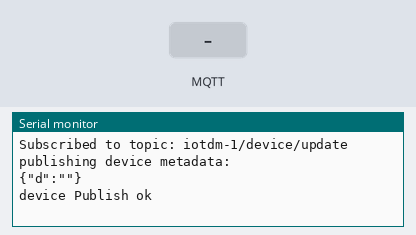
The sketch below on a simulated ESP8266 (NodeMCU). Parts: the last lines printed to the serial monitor. The test bench sets the inputs (shaded band). WiFi joins after 1.5 s; servers stay silent unless stated; the local clock reads 2024-03-15 10:24:30 at power-on unless the sketch sets it; no MQTT or app messages arrive unless stated. At 7.5 s the program restarts the board; the recording ends there.

Above: at 2.7 s.
2.8 s: MQTT message "metadata" arrives on the first subscribed topic
At 2.96 s:
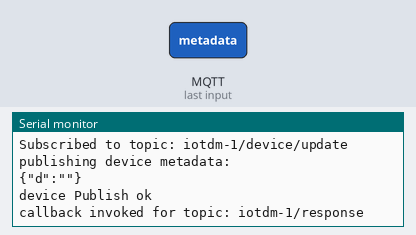
4.5 s: MQTT message "metadata" arrives on the third subscribed topic
At 5.0 s:
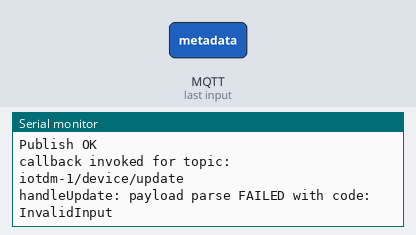

Measured:
- after the input at 2.8 s, the serial monitor: prints a new line at once (image 1)
- after the input at 4.5 s, the serial monitor: prints a new line at once (image 2)

The sketch:

secure_ibm_iot_example.ino
```cpp
#include <ESP8266WiFi.h>
#include "PubSubClient.h"
#include <time.h>
#include <ArduinoJson.h>
#include "certificates.h"

//-------- Customise these values -----------
const char* ssid = "<yourSSID>";
const char* password = "<yourPassword>";

#define ORG "quickstart" // "quickstart" or use your organisation
#define DEVICE_ID "Test5"
#define DEVICE_TYPE "ESP8266" // your device type or not used for "quickstart"
#define TOKEN "xxxxxxxxxxxxx" // your device token or not used for "quickstart"
//-------- Customise the above values --------

char server[] = ORG ".messaging.internetofthings.ibmcloud.com";
char authMethod[] = "use-token-auth";
char token[] = TOKEN;
char clientId[] = "d:" ORG ":" DEVICE_TYPE ":" DEVICE_ID;

const char publishTopic[] = "iot-2/evt/status/fmt/json";
const char responseTopic[] = "iotdm-1/response";
const char manageTopic[] = "iotdevice-1/mgmt/manage";
const char updateTopic[] = "iotdm-1/device/update";
const char rebootTopic[] = "iotdm-1/mgmt/initiate/device/reboot";

void callback(char* topic, byte* payload, unsigned int payloadLength);

BearSSL::WiFiClientSecure wifiClient;
PubSubClient client(server, 8883, callback, wifiClient);

int publishInterval = 3000; // 30 seconds
long lastPublishMillis;

void setup() {
  Serial.begin(115200); Serial.println();

  wifiConnect();
  mqttConnect();
  initManagedDevice();
}

void loop() {
  if (millis() - lastPublishMillis > publishInterval) {
    publishData();
    lastPublishMillis = millis();
  }

  if (!client.loop()) {
    mqttConnect();
    initManagedDevice();
  }
}

void setClock() {
  configTime(3 * 3600, 0, "pool.ntp.org", "time.nist.gov");

  Serial.print("Waiting for NTP time sync: ");
  time_t now = time(nullptr);
  while (now < 8 * 3600 * 2) {
    delay(500);
    Serial.print(".");
    now = time(nullptr);
  }
  Serial.println("");
  struct tm timeinfo;
  gmtime_r(&now, &timeinfo);
  Serial.print("Current time: ");
  Serial.print(asctime(&timeinfo));
}

void wifiConnect() {
  Serial.print("Connecting to "); Serial.print(ssid);
  WiFi.mode(WIFI_STA);
  WiFi.begin(ssid, password);
  while (WiFi.status() != WL_CONNECTED) {
    delay(500);
    Serial.print(".");
  }
  Serial.println();
  Serial.print("WiFi connected, IP address: "); Serial.println(WiFi.localIP());

  setClock();

  BearSSL::X509List *client_cert = new BearSSL::X509List(CLIENT_CERT);
  BearSSL::PrivateKey *client_key = new BearSSL::PrivateKey(CLIENT_KEY);
  wifiClient.setClientRSACert(client_cert, client_key);

  BearSSL::X509List *ca_cert = new BearSSL::X509List(CA_CERT);
  wifiClient.setTrustAnchors(ca_cert);
}

void mqttConnect() {
  if (!!!client.connected()) {

    //you can tell BearSSL not to check the certificate of the server
    //wifiClient.setInsecure();

    Serial.print("Connecting MQTT client to "); Serial.println(server);
    while (!!!client.connect(clientId, authMethod, token)) {
      Serial.print("failed, rc=");
      Serial.print(client.state());
      Serial.println("try again in 5 seconds");

      Serial.printf("SSLError: ");
      Serial.println (wifiClient.getLastSSLError());

      // Wait 5 seconds before retrying
      delay(5000);
    }

    Serial.println();
    Serial.println("MQTT connected!");
  }
}

void subscribeTopic(char* topic) {
  if (client.subscribe(topic)) {
    Serial.print("Subscribed to topic: "); Serial.println(topic);
  } else {
    Serial.print("ERROR subscribing to topic: "); Serial.println(topic);
  }
}

void initManagedDevice() {

  subscribeTopic((char*) responseTopic);
  subscribeTopic((char*) rebootTopic);
  subscribeTopic((char*) updateTopic);

  StaticJsonDocument<300> jsonBuffer;

  jsonBuffer["d"] = "";
  jsonBuffer["d"]["metadata"] = "";
  jsonBuffer["d"]["metadata"]["publishInterval"] = publishInterval;
  jsonBuffer["d"]["supports"] = "";
  jsonBuffer["d"]["supports"]["deviceActions"] = true;

  char buff[300];
  serializeJson(jsonBuffer, buff);

  Serial.println("publishing device metadata:"); Serial.println(buff);

  if (client.publish(manageTopic, buff)) {
    Serial.println("device Publish ok");
  } else {
    Serial.print("device Publish failed:");
  }
}

void publishData() {

  float temperature = 25.3;

  String payload = "{\"d\":{\"temperature\":";
  payload += temperature;
  payload += "}}";

  Serial.print("Sending payload: "); Serial.println(payload);

  if (client.publish(publishTopic, (char*) payload.c_str())) {
    Serial.println("Publish OK");
  } else {
    Serial.println("Publish FAILED");
  }
}

void callback(char* topic, byte* payload, unsigned int payloadLength) {
  Serial.print("callback invoked for topic: "); Serial.println(topic);

  if (strcmp (responseTopic, topic) == 0) {
    return; // just print of response for now
  }

  if (strcmp (rebootTopic, topic) == 0) {
    Serial.println("Rebooting...");
    ESP.restart();
  }

  if (strcmp (updateTopic, topic) == 0) {
    handleUpdate(payload);
  }
}

void handleUpdate(byte* payload) {
  StaticJsonDocument<300> root;

  auto error = deserializeJson(root, (char*)payload);
  if (error) {
    Serial.print("handleUpdate: payload parse FAILED with code: ");
    Serial.println(error.c_str());
    return;
  }

  Serial.println("handleUpdate payload:"); serializeJsonPretty(root, Serial); Serial.println();

  JsonObject d = root["d"];
  JsonArray fields = d["fields"];
  for (JsonArray::iterator it = fields.begin(); it != fields.end(); ++it) {
    JsonObject field = *it;
    const char* fieldName = field["field"];
    if (strcmp (fieldName, "metadata") == 0) {
      JsonObject fieldValue = field["value"];
      if (fieldValue.containsKey("publishInterval")) {
        publishInterval = fieldValue["publishInterval"];
        Serial.print("publishInterval:"); Serial.println(publishInterval);
      }
    }
  }
}
```

certificates.h
```cpp
const char* CA_CERT = \
"-----BEGIN CERTIFICATE-----\n" \
"MIID2jCCAsKgAwIBAgIFCgADRTQwDQYJKoZIhvcNAQELBQAwgYMxCzAJBgNVBAYT\n" \
"................................................................\n" \
"3NchuEG1HVoYZNiRkW9mKWP8dCvV6X4ldy0WaZHS0b1px+pBajCCyEaYuhqw6Kes\n" \
"GLd+OoFfN9mfCIlylljspAc8YvtDZWES5IKRvMiX\n" \
"-----END CERTIFICATE-----\n";

const char* CLIENT_CERT = \
"-----BEGIN CERTIFICATE-----\n" \
"MIIDHTCCAgWgAwIBAgIFCgADRTUwDQYJKoZIhvcNAQELBQAwgYMxCzAJBgNVBAYT\n" \
"................................................................\n" \
"b2RBwDh0nnVO9G3Mmlix+Q6TkxAZHtelMFjN2/TxTQ52VQG5vtUDzYe5eTEMwTpq\n" \
"IPD6lqabBINZYxY/pabj4NkumnXtfX8f8YybACw7pd++\n" \
"-----END CERTIFICATE-----\n";

const char* CLIENT_KEY = \
"-----BEGIN RSA PRIVATE KEY-----\n" \
"MIIEowIBAAKCAQEAvPFjItn0EjQNHN5JbXaeQVHeMdJoCz/fAWUueiOQ1SffhISC\n" \
"................................................................\n" \
"loci5h/His3arJa0tOVmEtaZKfrpQvNJUVG4NjVTtXezn2aGSLots/1jn+XLBvhg\n" \
"9bGf0qHWBz2qTNgtFLA3FemHXhyjzamFM4ji9N+VxkN7McxA0RTk\n" \
"-----END RSA PRIVATE KEY-----\n";
```
